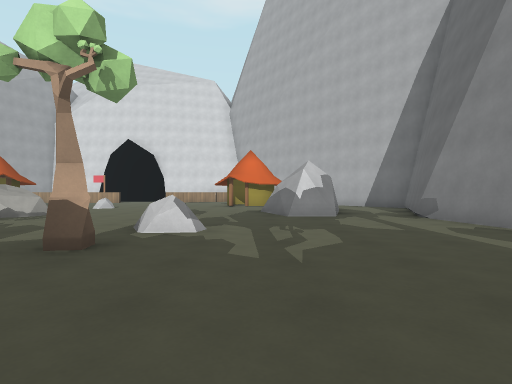
view 1 (above)

19 first-person views from a walk through a level from a Godot 3-D game. The camera is 1.2 m above the floor, looks level and sees 80° across. The floor is counted in squares, 2.62 m on a side. Each view is taken from the middle of a square. On the plan, view 1 faces up. The plan holds only what a view shows up to about 9 squares ahead; the rest is blank. The place goes on beyond the plan. Characters and animated objects are not drawn. Surface patterns are stand-ins for the level's own textures.

view 2
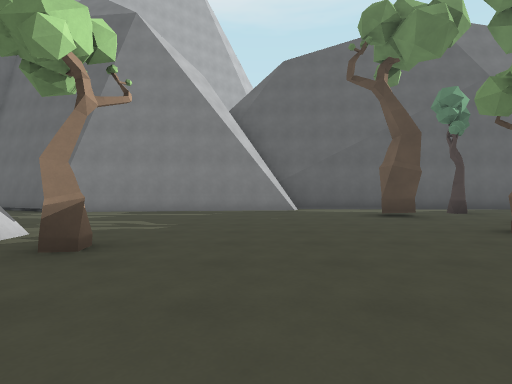

view 3
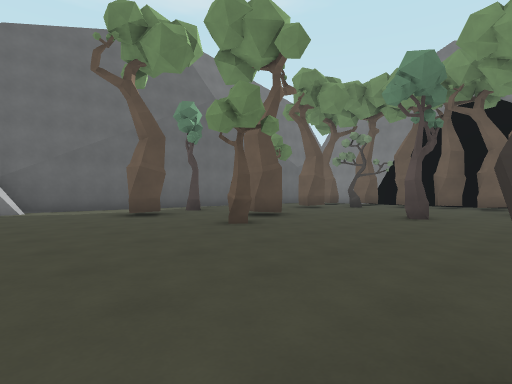

view 4
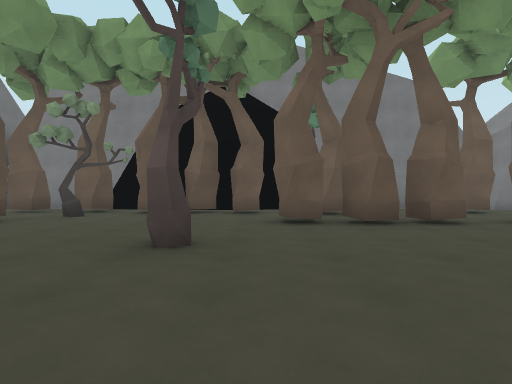

view 5
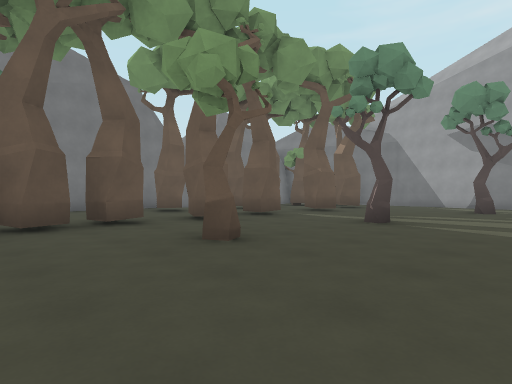

view 6
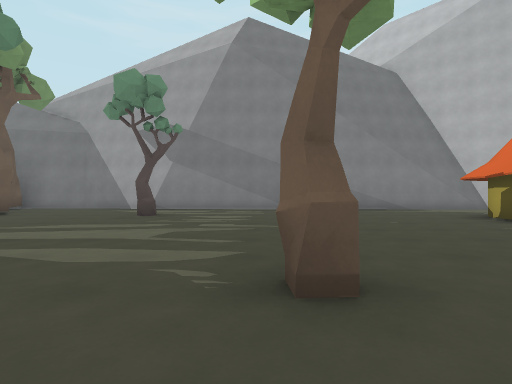

view 7
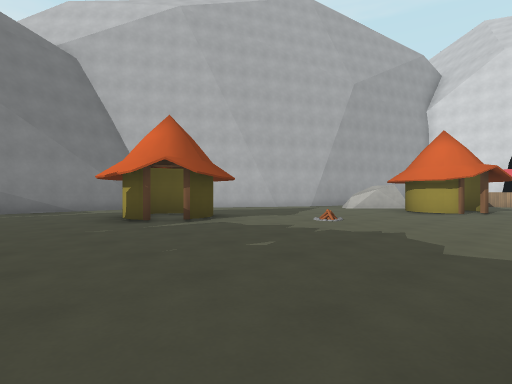

view 8
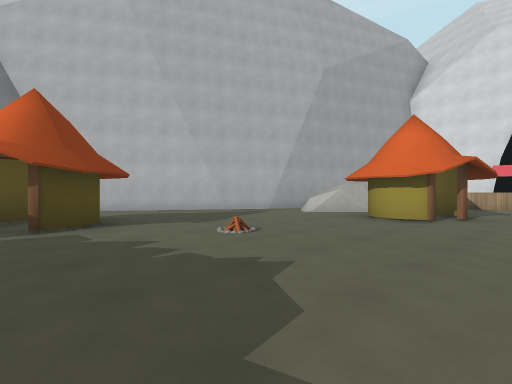

view 9
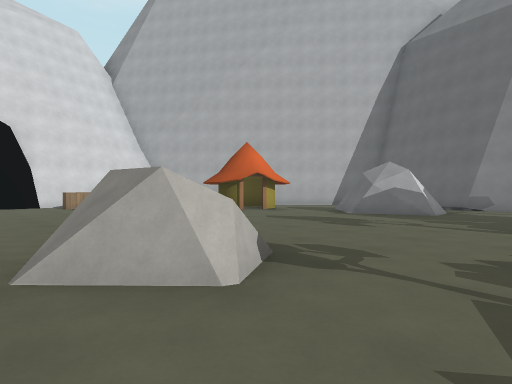

view 10
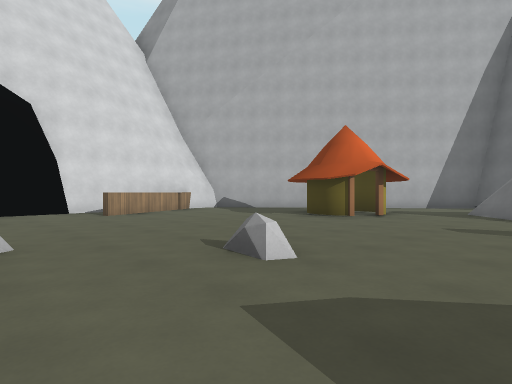

view 11
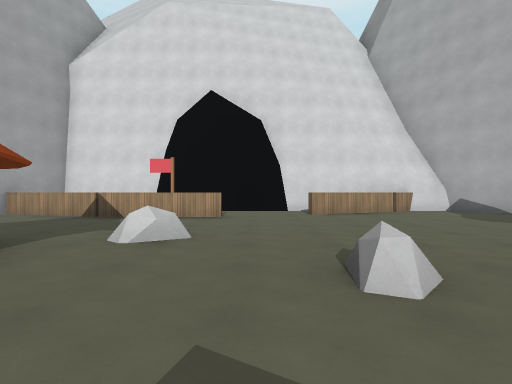

view 12
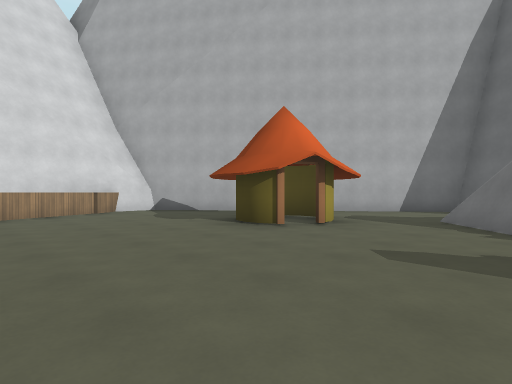

view 13
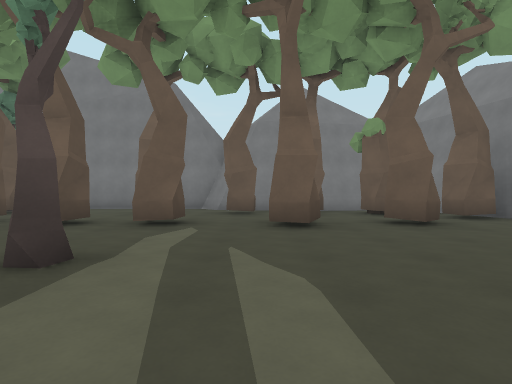

view 14
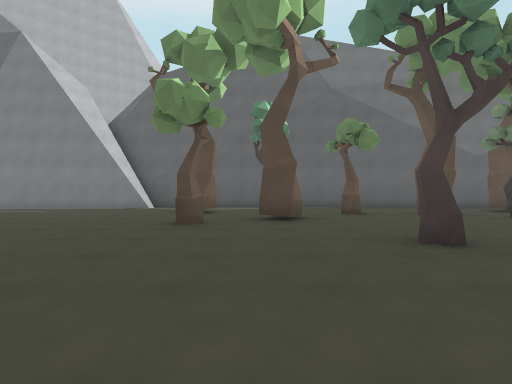

view 15
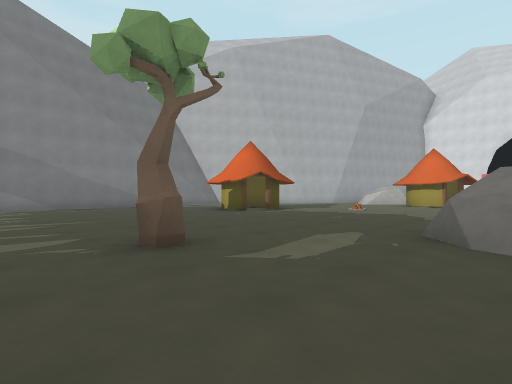

view 16
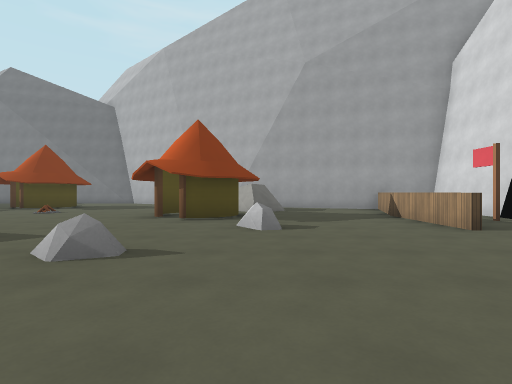

view 17
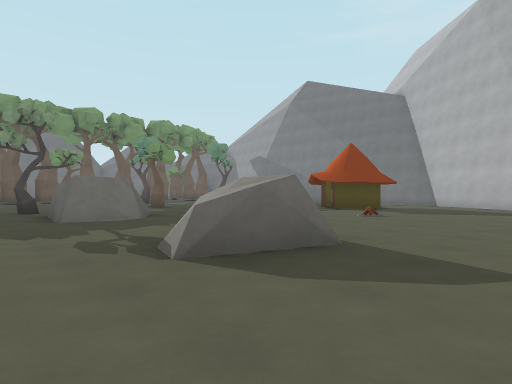

view 18
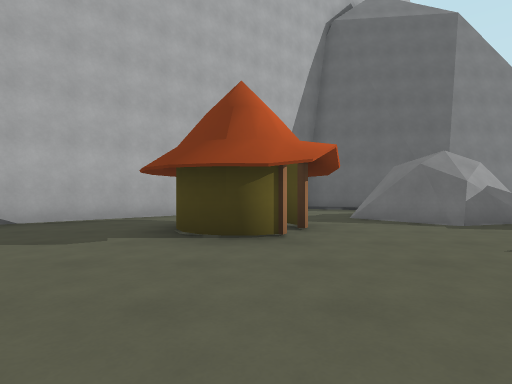

view 19
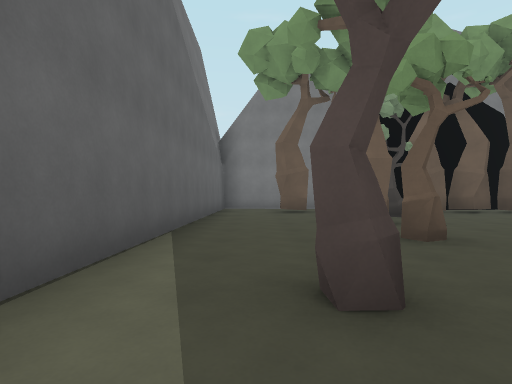

### Floor plan
Key: @ floor where view 1 was taken; # wall or solid block; . floor; / step, stairs or slope; v drop or lower ground; H hut; R rock; T tree; F fence; P pole.
Columns run from 15 left of view 1 to 5 right of it. Each row starts with its distance up from view 1.
 15      vvv####
 14      ###P...FF.##
 13      FFFFF.FF...##
 12     #............#
 11     #.........HH..##
 10    #.RRH.R....HHH..#
  9    #.RH.H..R...H...#
  8   #....H........##.#
  7   #.............#..#
  6  #........RR....#.##
  5  #..H.............#
  4  #.HHH........R....
  3  #..H.....//.T.....#
  2  #.......R /.......#
  1 #........//........#
  0 #..........T...@...##
 -1 #.......T...........#
 -2 #.............T..T.##
 -3 #..T...........T..T#
 -4 #.....T..T.........#
 -5 #............T..T..#
 -6 #..TT.T.TTTT.......#
 -7 #T.......TTT....T..#
 -8 ##T.......TT...T...#
 -9  #T.TT.T...TTTT.TT.#
-10  ######....#####...#
-11       #####    #####

Where each view was taken, in squares from view 1:
view 1: 0 up, 0 right, facing up
view 2: 1 up, 4 left, facing right
view 3: 1 up, 4 left, facing down-right
view 4: 2 down, 3 left, facing down
view 5: 2 down, 4 left, facing down-left
view 6: 1 down, 6 left, facing left
view 7: 1 up, 6 left, facing up-left
view 8: 3 up, 6 left, facing up-left
view 9: 4 up, 6 left, facing up-right
view 10: 7 up, 6 left, facing up-right
view 11: 7 up, 5 left, facing up
view 12: 7 up, 4 left, facing up-right
view 13: 2 down, 10 left, facing down
view 14: 3 down, 5 left, facing right
view 15: 2 down, 5 left, facing up-left
view 16: 10 up, 2 left, facing left
view 17: 8 up, 3 left, facing down-left
view 18: 10 up, 4 left, facing right
view 19: 2 down, 3 right, facing down
